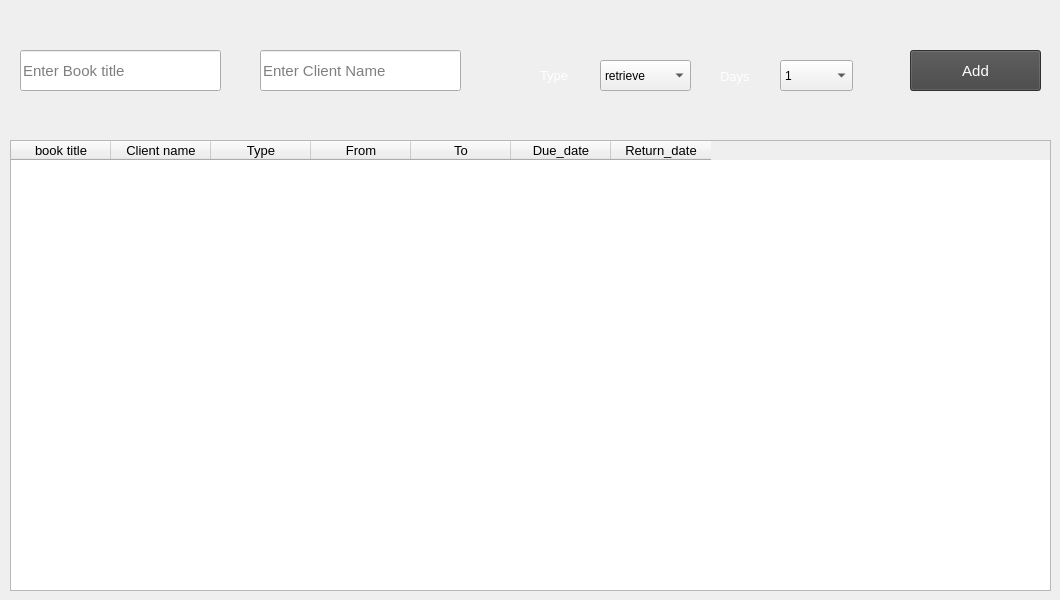
    <widget class="QWidget" name="tab_4">
     <attribute name="title">
      <string>Page</string>
     </attribute>
     <widget class="QTableWidget" name="tableWidget">
      <property name="geometry">
       <rect>
        <x>10</x>
        <y>140</y>
        <width>1041</width>
        <height>451</height>
       </rect>
      </property>
      <property name="font">
       <font>
        <pointsize>10</pointsize>
       </font>
      </property>
      <column>
       <property name="text">
        <string>book title</string>
       </property>
      </column>
      <column>
       <property name="text">
        <string>Client name</string>
       </property>
      </column>
      <column>
       <property name="text">
        <string>Type</string>
       </property>
      </column>
      <column>
       <property name="text">
        <string>From</string>
       </property>
      </column>
      <column>
       <property name="text">
        <string>To</string>
       </property>
      </column>
      <column>
       <property name="text">
        <string>Due_date</string>
       </property>
      </column>
      <column>
       <property name="text">
        <string>Return_date</string>
       </property>
      </column>
     </widget>
     <widget class="QPushButton" name="pushButton_6">
      <property name="geometry">
       <rect>
        <x>910</x>
        <y>50</y>
        <width>131</width>
        <height>41</height>
       </rect>
      </property>
      <property name="font">
       <font>
        <family>Segoe UI</family>
        <pointsize>11</pointsize>
       </font>
      </property>
      <property name="styleSheet">
       <string notr="true">background-color: rgb(68, 68, 68);
color: rgb(255, 255, 255);</string>
      </property>
      <property name="text">
       <string>Add</string>
      </property>
     </widget>
     <widget class="QLineEdit" name="lineEdit">
      <property name="geometry">
       <rect>
        <x>20</x>
        <y>50</y>
        <width>201</width>
        <height>41</height>
       </rect>
      </property>
      <property name="font">
       <font>
        <family>Segoe UI</family>
        <pointsize>11</pointsize>
       </font>
      </property>
      <property name="placeholderText">
       <string>Enter Book title</string>
      </property>
     </widget>
     <widget class="QComboBox" name="comboBox">
      <property name="geometry">
       <rect>
        <x>600</x>
        <y>60</y>
        <width>91</width>
        <height>31</height>
       </rect>
      </property>
      <property name="font">
       <font>
        <family>Segoe UI</family>
        <pointsize>9</pointsize>
       </font>
      </property>
      <property name="styleSheet">
       <string notr="true"/>
      </property>
      <item>
       <property name="text">
        <string>retrieve</string>
       </property>
      </item>
      <item>
       <property name="text">
        <string>rent</string>
       </property>
      </item>
     </widget>
     <widget class="QComboBox" name="comboBox_2">
      <property name="geometry">
       <rect>
        <x>780</x>
        <y>60</y>
        <width>73</width>
        <height>31</height>
       </rect>
      </property>
      <property name="font">
       <font>
        <family>Segoe UI</family>
        <pointsize>9</pointsize>
       </font>
      </property>
      <item>
       <property name="text">
        <string>1</string>
       </property>
      </item>
      <item>
       <property name="text">
        <string>2</string>
       </property>
      </item>
      <item>
       <property name="text">
        <string>3</string>
       </property>
      </item>
      <item>
       <property name="text">
        <string>4</string>
       </property>
      </item>
      <item>
       <property name="text">
        <string>5</string>
       </property>
      </item>
      <item>
       <property name="text">
        <string>6</string>
       </property>
      </item>
      <item>
       <property name="text">
        <string>7</string>
       </property>
      </item>
      <item>
       <property name="text">
        <string>8</string>
       </property>
      </item>
      <item>
       <property name="text">
        <string>9</string>
       </property>
      </item>
      <item>
       <property name="text">
        <string>10</string>
       </property>
      </item>
      <item>
       <property name="text">
        <string>11</string>
       </property>
      </item>
     </widget>
     <widget class="QLabel" name="label">
      <property name="geometry">
       <rect>
        <x>540</x>
        <y>60</y>
        <width>51</width>
        <height>31</height>
       </rect>
      </property>
      <property name="font">
       <font>
        <family>Segoe UI</family>
        <pointsize>10</pointsize>
       </font>
      </property>
      <property name="styleSheet">
       <string notr="true">color: rgb(255, 255, 255);</string>
      </property>
      <property name="text">
       <string>Type</string>
      </property>
     </widget>
     <widget class="QLabel" name="label_2">
      <property name="geometry">
       <rect>
        <x>720</x>
        <y>61</y>
        <width>41</width>
        <height>31</height>
       </rect>
      </property>
      <property name="font">
       <font>
        <family>Segoe UI</family>
        <pointsize>10</pointsize>
       </font>
      </property>
      <property name="styleSheet">
       <string notr="true">color: rgb(255, 255, 255);</string>
      </property>
      <property name="text">
       <string>Days</string>
      </property>
     </widget>
     <widget class="QLineEdit" name="lineEdit_28">
      <property name="geometry">
       <rect>
        <x>260</x>
        <y>50</y>
        <width>201</width>
        <height>41</height>
       </rect>
      </property>
      <property name="font">
       <font>
        <family>Segoe UI</family>
        <pointsize>11</pointsize>
       </font>
      </property>
      <property name="placeholderText">
       <string>Enter Client Name</string>
      </property>
     </widget>
    </widget>
